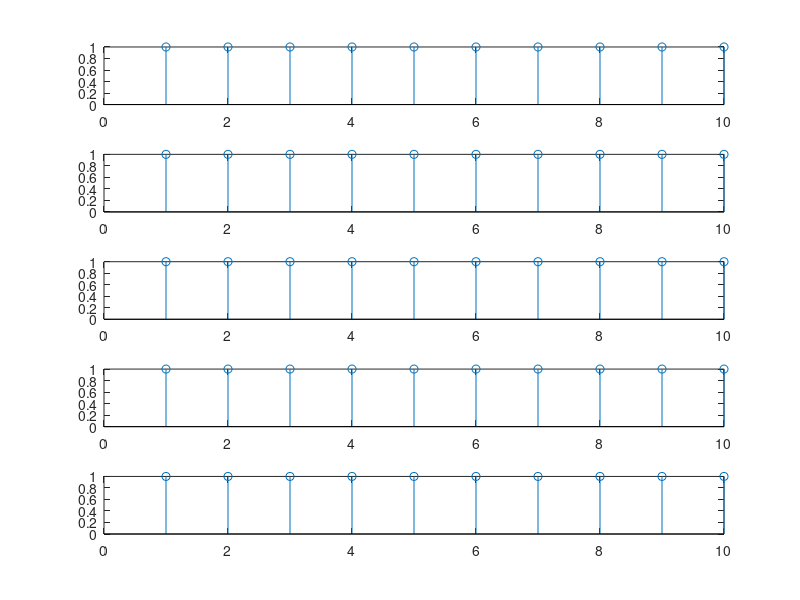

Source code (MATLAB): (Note: this script raises an error after producing the figure.)
%%%%%%%%%%%%%%%%%%%%%%%%%%%%%%%%%%%%%%%%%%%%%%%%%%%%%%%%%%%%%%%%%%%%%%%%%%
% 
%   Alp Sayin - alpsayin[at]alpsayin[dot]com - https://alpsayin.com
%   Matlab Genetic Algorithm
%   Spring 2012
% 
%%%%%%%%%%%%%%%%%%%%%%%%%%%%%%%%%%%%%%%%%%%%%%%%%%%%%%%%%%%%%%%%%%%%%%%%%%

clear
close all

populationSize = 5;
numberOfGenes = 10;
population = ones(populationSize, numberOfGenes);

for ii=1:populationSize
    subplot(populationSize,1,ii)
    stem(population(ii,:))
end


bestChromosome = zeros(1,numberOfGenes);

newPopulation = InsertBestIndividual(population, bestChromosome, 2);

figure
for ii=1:populationSize
    subplot(populationSize,1,ii)
    stem(newPopulation(ii,:))
end

